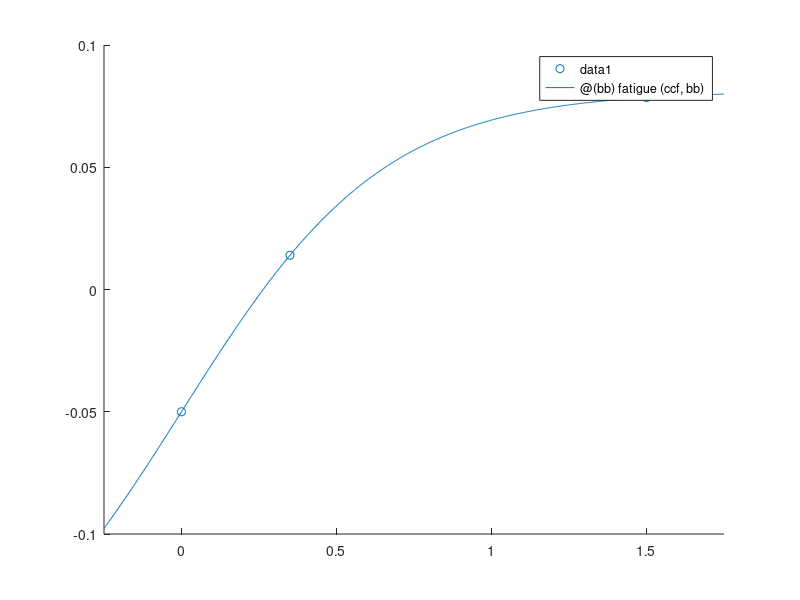

The MATLAB script that drew this image: (Note: this script raises an error after producing the figure.)
clear;
close all;

r = 0.04;
delta = 1.0 / 6.0; % 1.0 / 20.0;
kappa = r + delta;
bBar = 0.35;

atB = [ 0.0, bBar, 1.5];
primSurp = [ -0.05, r*bBar, 0.0785 ];
fatigue = @(coefs, bb) coefs(1) +  coefs(2) ./ (1.0 + exp(-coefs(3) * bb));
ccf = fsolve( @(cc) primSurp - fatigue(cc, atB), [-0.1816 0.2631 3.4111]);
prim = @(bb) fatigue(ccf, bb);

figure;
scatter(atB, primSurp);
hold on;
fplot( @(bb) fatigue(ccf, bb), [-0.25, 1.75]);
pause(0.5);

nu = 0.5;
maxRecov = 0.6;
qMin = 0.3;

bSz = 501;
zSz = 51;

% b = linspace(-0.25, 0.75, bSz);
b = linspace(-0.5, 2.0, bSz);
[z, zPi] = makeMC(0.0, 0.95, 0.0075, zSz, true);

bInterval = b(2) - b(1);

bPr = zeros(zSz, bSz);
q = zeros(zSz, bSz);
d = zeros(zSz, bSz);

err = 1.0;
iter = 1;
errTol = 1.0e-5;
maxIter = 400;

while err > errTol && iter <= maxIter
  for zIx = 1:zSz
    for bIx = 1:bSz
      bHere = b(bIx);
      laff = q(zIx, :) .* (b - (1.0 - delta) * bHere); %#ok<*PFBNS>
      if iter > 30
        laff(q(zIx, :) < qMin) = -1000; % "underwriting standards"
      end
      thold = kappa * bHere - prim(bHere) - z(zIx);
      if max(laff) < thold
        if bHere > 0.0
          d(zIx, bIx) = 1;
          bPr(zIx, bIx) = min(maxRecov, nu * bHere);
        else
          d(zIx, bIx) = 0;
          bPr(zIx, bIx) = 0.0;
        end
      else
        d(zIx, bIx) = 0;
        if min(laff - thold) > 0
          bPr(zIx, bIx) = b(1);
        else
          for bPrIx = 1:bSz-1
            if laff(bPrIx) < thold && laff(bPrIx+1) >= thold
              slope = (laff(bPrIx+1) - laff(bPrIx)) / bInterval;
              intercept = laff(bPrIx) - thold - slope * b(bPrIx);
              bPr(zIx, bIx) = -intercept / slope;
              break;
            end
          end
        end
      end
    end % bIx
  end % zIx
  
  newq = zeros(size(q));
  for bIx = 1:bSz
    if b(bIx) <= 0.0
      newq(:, bIx) = 1.0;
    else
      for zIx = 1:zSz
        expTerms = zeros([zIx, 1]);
        for zPrIx = 1:zSz
          bPrPr = bPr(zPrIx, bIx);
          bSegments = floor((bPrPr - b(1)) / bInterval)+1;
          slope = (q(zPrIx, bSegments+1) - q(zPrIx, bSegments)) / bInterval;
          intercept = q(zPrIx, bSegments) - slope * b(bSegments);
          contQ = intercept + slope * bPrPr;
          
          recovB = min(maxRecov, nu * b(bIx));
          bSegments = floor((recovB - b(1)) / bInterval)+1;
          slope = (q(zPrIx, bSegments+1) - q(zPrIx, bSegments)) / bInterval;
          intercept = q(zPrIx, bSegments) - slope * b(bSegments);
          recovQ = intercept + slope * recovB;
          
          expTerms(zPrIx) = (1.0 - d(zPrIx, bIx)) * ( kappa + (1.0-delta) * contQ ) ...
            + d(zPrIx, bIx) * min(maxRecov / b(bIx), nu) * recovQ;
        end
        
        newq(zIx, bIx) = dot(zPi(zIx, :), expTerms) / (1.0 + r);
      end
    end % zIx
  end % bIx
  
  err = max(abs(q(:)  - newq(:) ));
  q = newq;
  if mod(iter,10)==0
    fprintf('Iter %d with error %f \n', iter, err);
  end
  iter = iter + 1;
end

figure;
subplot(1, 2, 1); plot(b, bPr(1:5:end, :)); hold on; plot(b, b, 'k--', 'LineWidth', 2); title('b''');
% subplot(1, 3, 2); plot(b, d(1:3:end, :)); title('d');
qb = q .* repmat(b, [zSz, 1]);
subplot(1, 2, 2); plot(b, qb(1:5:end, :)); title('q b');

rng(1989);
T = 50000;
[ simZ, simZix ] = simulateMarkov( T, z, zPi );
simB = bBar * ones([T, 1]);
simD = zeros([T, 1]);
simQ = qMin * ones([T, 1]);

for tIx = 1:T-1
  bHere = simB(tIx);
  zHere = simZ(tIx);
  zIx = simZix(tIx);
  laff = q(zIx, :) .* (b - (1.0 - delta) * bHere); %#ok<*PFBNS>
  laff(q(zIx, :) < qMin) = -1000;
  thold = kappa * bHere - prim(bHere) - zHere;
  if max(laff) < thold
    if bHere > 0.0
      simD(tIx) = 1;
      simB(tIx+1) = min(maxRecov, nu * simB(tIx));
    else
      simD(tIx) = 0;
      simB(tIx+1) = 0.0;
    end
  else
    simD(tIx) = 0;
    if min(laff - thold) > 0
      simB(tIx+1) = b(1);
    else
      for bPrIx = 1:bSz-1
        if laff(bPrIx) < thold && laff(bPrIx+1) >= thold
          slope = (laff(bPrIx+1) - laff(bPrIx)) / bInterval;
          intercept = laff(bPrIx) - thold - slope * b(bPrIx);
          simB(tIx+1) = -intercept / slope;

          slope = (q(zIx, bPrIx+1) - q(zIx, bPrIx)) / bInterval;
          intercept = q(zIx, bPrIx) - slope * b(bPrIx);
          simQ(tIx+1) = intercept + slope * simB(tIx+1);
          break;
        end
      end
    end
  end
end

simH = prim(simB) + simZ';
simSp = kappa * (1.0 ./ simQ - 1.0);

figure;
subplot(2, 2, 1); histogram(simZ, zSz, 'Normalization', 'probability'); hold on;
histogram(simH, 50, 'Normalization', 'probability'); title('z and H');
subplot(2, 2, 2); histogram(simB, 50); title('B');
subplot(2, 2, 3); histogram(simD, 2, 'Normalization', 'probability'); title('Default');
subplot(2, 2, 4); histogram(simSp, 80, 'Normalization', 'probability'); xlim([0.0 0.1]); title('Spread');